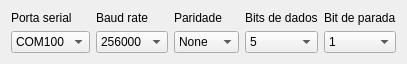
   <widget class="QWidget" name="layoutWidget">
    <property name="geometry">
     <rect>
      <x>5</x>
      <y>6</y>
      <width>338</width>
      <height>41</height>
     </rect>
    </property>
    <layout class="QGridLayout" name="layoutParamSerial">
     <item row="0" column="0">
      <widget class="QLabel" name="lblPortaSerial">
       <property name="text">
        <string>Porta serial</string>
       </property>
      </widget>
     </item>
     <item row="0" column="1">
      <widget class="QLabel" name="lblBaudRate">
       <property name="text">
        <string>Baud rate</string>
       </property>
      </widget>
     </item>
     <item row="0" column="2">
      <widget class="QLabel" name="lblParidade">
       <property name="text">
        <string>Paridade</string>
       </property>
      </widget>
     </item>
     <item row="0" column="3">
      <widget class="QLabel" name="lblBitsDeDados">
       <property name="text">
        <string>Bits de dados</string>
       </property>
      </widget>
     </item>
     <item row="0" column="4">
      <widget class="QLabel" name="lblBitDeParada">
       <property name="text">
        <string>Bit de parada</string>
       </property>
      </widget>
     </item>
     <item row="1" column="0">
      <widget class="QComboBox" name="cmbPortaSerial">
       <item>
        <property name="text">
         <string>COM100</string>
        </property>
       </item>
       <item>
        <property name="text">
         <string>COM2</string>
        </property>
       </item>
      </widget>
     </item>
     <item row="1" column="1">
      <widget class="QComboBox" name="cmbBaudRate">
       <property name="currentIndex">
        <number>13</number>
       </property>
       <item>
        <property name="text">
         <string>110</string>
        </property>
       </item>
       <item>
        <property name="text">
         <string>300</string>
        </property>
       </item>
       <item>
        <property name="text">
         <string>600</string>
        </property>
       </item>
       <item>
        <property name="text">
         <string>1200</string>
        </property>
       </item>
       <item>
        <property name="text">
         <string>2400</string>
        </property>
       </item>
       <item>
        <property name="text">
         <string>4800</string>
        </property>
       </item>
       <item>
        <property name="text">
         <string>9600</string>
        </property>
       </item>
       <item>
        <property name="text">
         <string>14400</string>
        </property>
       </item>
       <item>
        <property name="text">
         <string>19200</string>
        </property>
       </item>
       <item>
        <property name="text">
         <string>38400</string>
        </property>
       </item>
       <item>
        <property name="text">
         <string>57600</string>
        </property>
       </item>
       <item>
        <property name="text">
         <string>115200</string>
        </property>
       </item>
       <item>
        <property name="text">
         <string>128000</string>
        </property>
       </item>
       <item>
        <property name="text">
         <string>256000</string>
        </property>
       </item>
      </widget>
     </item>
     <item row="1" column="2">
      <widget class="QComboBox" name="cmbParidade">
       <item>
        <property name="text">
         <string>None</string>
        </property>
       </item>
       <item>
        <property name="text">
         <string>Even</string>
        </property>
       </item>
       <item>
        <property name="text">
         <string>Odd</string>
        </property>
       </item>
       <item>
        <property name="text">
         <string>Mark</string>
        </property>
       </item>
       <item>
        <property name="text">
         <string>Space</string>
        </property>
       </item>
      </widget>
     </item>
     <item row="1" column="3">
      <widget class="QComboBox" name="cmbBitsDeDados">
       <item>
        <property name="text">
         <string>5</string>
        </property>
       </item>
       <item>
        <property name="text">
         <string>6</string>
        </property>
       </item>
       <item>
        <property name="text">
         <string>7</string>
        </property>
       </item>
       <item>
        <property name="text">
         <string>8</string>
        </property>
       </item>
      </widget>
     </item>
     <item row="1" column="4">
      <widget class="QComboBox" name="cmbBitDeParada">
       <item>
        <property name="text">
         <string>1</string>
        </property>
       </item>
       <item>
        <property name="text">
         <string>1.5</string>
        </property>
       </item>
       <item>
        <property name="text">
         <string>2</string>
        </property>
       </item>
      </widget>
     </item>
    </layout>
   </widget>
